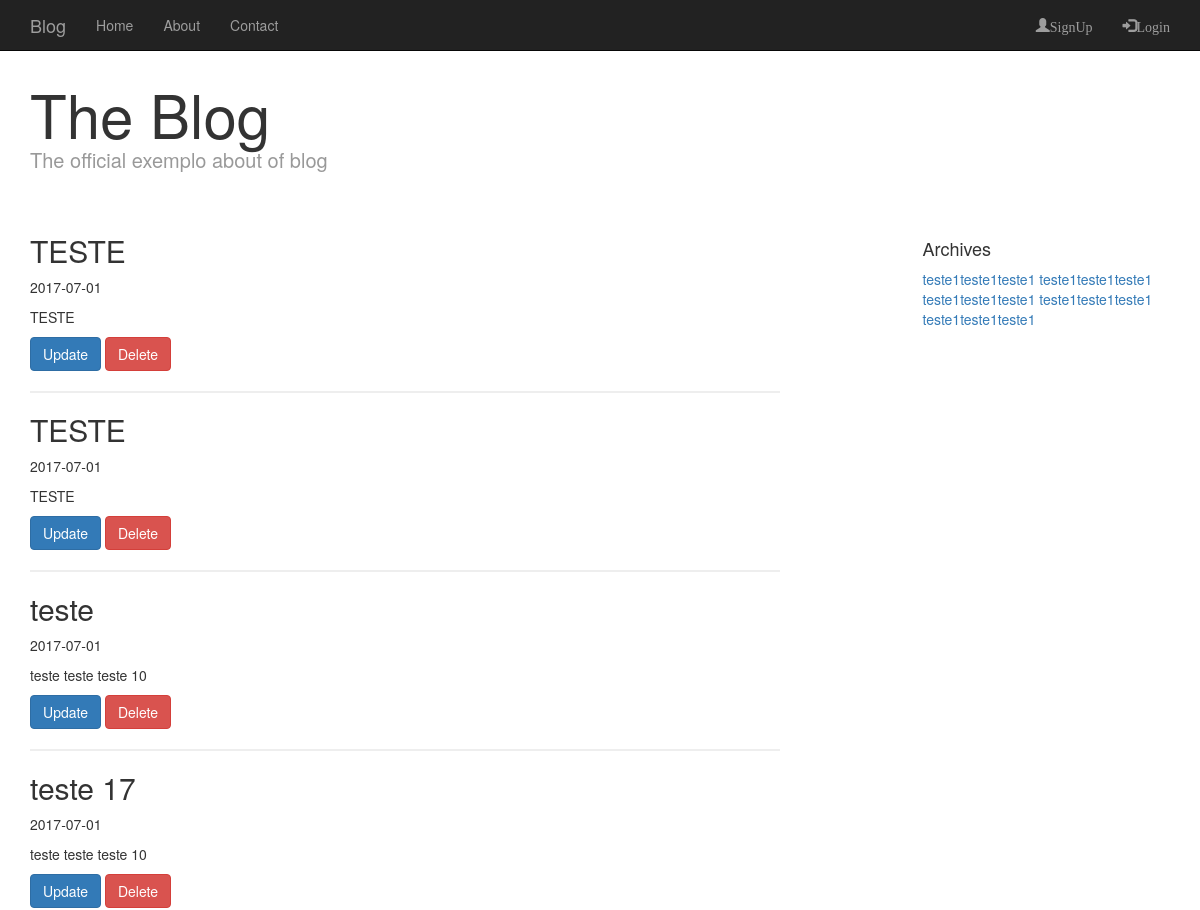
The page /index (upper part) on the database as committed earlier.
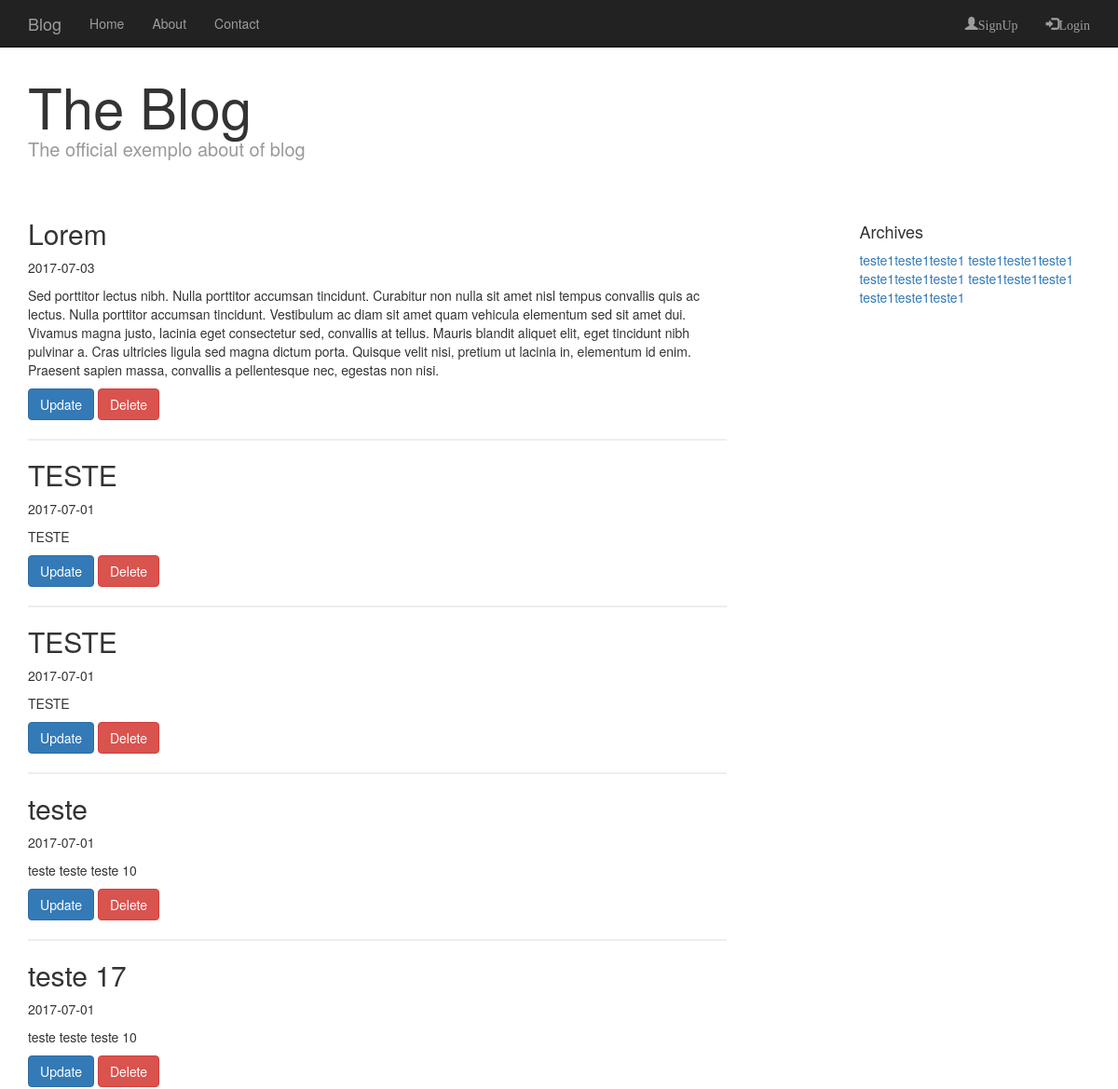
The same page on the database as committed later.
### app.py (models this page shows, shortened)
class Post(db.Model):
    id = db.Column(db.Integer, primary_key=True)
    title = db.Column(db.String(80), nullable=False)
    date_pub = db.Column(db.Date)
    content = db.Column(db.Text)
    user_id = db.Column(db.Integer, db.ForeignKey('user.id'))

### app.py (the view)
@app.route('/')
@app.route('/index')
def index():
    post = Post.query.order_by(desc(Post.date_pub))
    return render_template('index.html', post=post)

### templates/index.html (shortened to what this page needs)
{% extends "base.html" %}
{% block content %}
<div class="blog-header">
  <h1 class="blog-title">The Blog</h1>
    <p class="lead blog-description">
      The official exemplo about of blog
    </p>
</div>
<div class="row">
<div class="col-sm-8 blog-man">
{% for post in post %}
<h2 class="blog-post-title">{{ post.title }}</h2>
<p class="blog-date">
  {{ post.date_pub }}
</p>
<p>{{ post.content }}</p>
<a href="{{url_for('update_entry', id = post.id) }} "><button type="button" class="btn btn-primary">Update</button></a>
<a href="{{ url_for('delete_entry', id = post.id) }}"><button type="button" class="btn btn-danger">Delete</button></a>
<hr>
{% endfor %}
</div>
<div class="col-sm-3 col-sm-offset-1 blog-sidebar">
  <div class="sidebar-module">
    <h4>Archives</h4>
    <ol class="list-unstyled">
      <li>
        <a href="#">teste1teste1teste1</a>
        <a href="#">teste1teste1teste1</a>
        <a href="#">teste1teste1teste1</a>
        <a href="#">teste1teste1teste1</a>
        <a href="#">teste1teste1teste1</a>
      </li>
    </ol>
  </div>
</div>
</div>
{% endblock %}

### templates/base.html (shortened to what this page needs)
<!DOCTYPE html>
<html>
  <head>
  <link rel="stylesheet" href=" {{ url_for('static', filename='css/bootstrap.min.css') }}">
  <link rel="stylesheet" href=" {{ url_for('static', filename='fonts') }}">
  <link rel="stylesheet" href=" {{ url_for('static', filename='css/style.css') }}">
  </head>
  <body>
        <div class="navbar navbar-inverse navbar-fixed-top">
            <div class="container">
                <div class="navbar-header">
                    <a class="navbar-brand" href="{{ url_for('index')}}">Blog</a>
                </div>
                <div>
                    <ul class="nav navbar-nav">
                        <li><a href="{{ url_for('index') }}">Home</a></li>
                        <li><a href="{{ url_for('about') }}">About</a></li>
                        <li><a href="{{ url_for('contact') }}">Contact</a></li>
                    </ul>
                 </div>
                 <ul class="nav navbar-nav navbar-right">
                   <li><a href="{{ url_for('signup') }}"><span class="glyphicon glyphicon-user">SignUp</span></a></li>
                   <li><a href="{{ url_for('login') }}"><span class="glyphicon glyphicon-log-in">Login</span></a></li>
                 </ul>
            </div>
        </div>
    <div class="container">
        {% block content %}
        {% endblock %}
         </div>
  </body>
</html>

### static/css/style.css (style rules this page uses)
.blog-header { padding-top: 50px; padding-bottom: 20px; }
.blog-title { margin-top: 30px; margin-bottom: 0; font-size: 60px; font-weight: normal; }
.blog-description { font-size: 20px; color: #999; }
p { margin: 0 0 10px; }
hr { margin-top: 20px; margin-bottom: 20px; border: 0px; border-top: 2px solid #eee; }
.sidebar-module { padding: 15px; margin: 0 -15px 15; }
.list-unstyled { padding-left: 0; list-style: none; }
ol { margin-top: 0; margin-bottom: 10px; }

Rows that differ between the two databases and show on the page:
added Post: title "Lorem", date_pub "2017-07-03", content "Sed porttitor lectus nibh. Nulla porttitor accumsan tincidunt. Curabitur non nulla sit amet nisl tempus convallis quis ac lectus. Nulla porttitor accumsan tincidunt. Vestibulum ac diam sit amet quam vehicula elementum sed sit amet dui. Vivamus magna justo, lacinia eget consectetur sed, convallis at tellus. Mauris blandit aliquet elit, eget tincidunt nibh pulvinar a. Cras ultricies ligula sed magna dictum porta. Quisque velit nisi, pretium ut lacinia in, elementum id enim. Praesent sapien massa, convallis a pellentesque nec, egestas non nisi."
